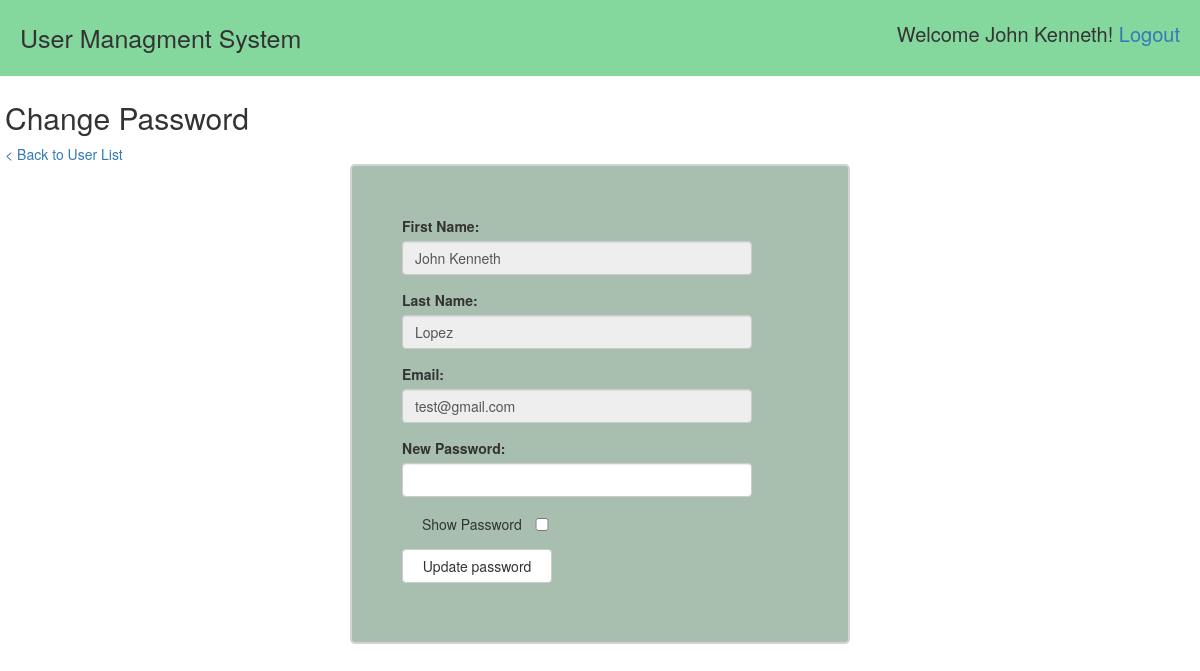
The app's page /change_password.php?user_id=1 (signed in) with its own data.
### tables this page shows
CREATE TABLE `user` (
  `id` int(11) NOT NULL,
  `first_name` varchar(50) NOT NULL,
  `last_name` varchar(100) NOT NULL,
  `email` varchar(100) NOT NULL,
  `password` varchar(40) NOT NULL,
  `last_login` datetime NOT NULL,
  `is_deleted` tinyint(1) NOT NULL
);

### change_password.php (the view, shortened to what this page needs)
<?php require_once('Conn/connection.php'); ?>
<?php
$first_name = '';
$last_name = '';
$email = '';
if (isset($_GET['user_id'])) {
    $user_id = mysqli_real_escape_string($connection, $_GET['user_id']);
    $query = "SELECT * FROM user WHERE id={$user_id} LIMIT 1";
    $result_set = mysqli_query($connection, $query);
    if ($result_set) {
        if (mysqli_num_rows($result_set) == 1) {
            $result = mysqli_fetch_assoc($result_set);
            $first_name = $result['first_name'];
            $last_name = $result['last_name'];
            $email = $result['email'];
        } else {
            header('Location: users.php?err=user_not_found');
        }
    } else {
        header('Location: users.php?err=query_failed');
    }
}
?>
<!DOCTYPE html>
<html lang="en">
<head>
    <link rel="stylesheet" href="css/main.css">
    <link rel="stylesheet" href="https://maxcdn.bootstrapcdn.com/bootstrap/3.3.7/css/bootstrap.min.css">
</head>
<body>
<div>
    <header>
        <div class="appname"> User Managment System</div>
        <div class="logged">Welcome <?php echo $_SESSION['first_name']; ?>! <a href="logout.php">Logout</a></div>
    </header>
</div>
<div class="container-3">
    <h2>Change Password</h2>
    <a href="users.php"> < Back to User List</a>
    <div class="form-3">
        <form action="change_password.php" method="POST">
            <div class="form-group">
                <label for="">First Name:</label>
                <input type="text" class="form-control" name="first_name"
                       placeholder="Enter first name" <?php echo 'value="' . $first_name . '"'; ?> disabled>
            </div>
            <div class="form-group">
                <label for="">Last Name:</label>
                <input type="text" class="form-control" name="last_name"
                       placeholder="Enter last name" <?php echo 'value="' . $last_name . '"'; ?> disabled>
            </div>
            <div class="form-group">
                <label for="">Email:</label>
                <input type="email" class="form-control" name="email"
                       placeholder="Enter email address" <?php echo 'value="' . $email . '"'; ?> disabled>
            </div>
            <div class="form-group">
                <label for="">New Password: </label>
                <input type="password" class="form-control" name="password" id="password">
            </div>
            <div class="form-group">
                <label class="checkbox-inline"> <input type="checkbox" name="showpassword" id="showpassword">Show Password </label>
            </div>
            <button type="submit" name="submit" class="btn btn-default">Update password</button>
        </form>
    </div>
</div>
</body>
</html>

### css/main.css (style rules this page uses)
* { margin: 0px; }
body { font-family: "Times New Roman", Times, serif; font-size: 14px; }
input { display: block; width: 280px; padding: 9px; -webkit-box-sizing: border-box; -moz-box-sizing: border-box; box-sizing: border-box; display: inline-block; border: 1px solid #ccc; border-radius: 4px; box-sizing: border-box; }
button { width: 100px; padding: 8px; border: none; border-radius: 4px; cursor: pointer; background-color: #4CAF50; color: white; }
header { background: rgba(61, 194, 102, 0.63); overflow: auto; padding: 20px; }
header .appname { float: left; font-size: 25px; }
header .logged { float: right; font-size: 20px; }
.form-group { width: 300px; }
input.form-control { width: 350px; }
.btn-default { width: 150px; }
.container-3 { padding: 5px; }
div.form-3 { border: 2px solid lightgray; width: 500px; height: 480px; margin: 0px auto; padding: 50px; border-radius: 5px; background: rgba(97, 138, 112, 0.55); }

### records on screen
user: first_name "John Kenneth", last_name "Lopez", email "test@gmail.com"

### other values on screen
$_SESSION['first_name'] "John Kenneth"
